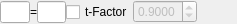
<?xml version="1.0" encoding="UTF-8"?>
<ui version="4.0">
 <class>fitVariableEditor</class>
 <widget class="QWidget" name="fitVariableEditor">
  <property name="geometry">
   <rect>
    <x>0</x>
    <y>0</y>
    <width>237</width>
    <height>24</height>
   </rect>
  </property>
  <property name="windowTitle">
   <string>Form</string>
  </property>
  <layout class="QHBoxLayout" name="horizontalLayout">
   <property name="spacing">
    <number>0</number>
   </property>
   <property name="leftMargin">
    <number>0</number>
   </property>
   <property name="topMargin">
    <number>0</number>
   </property>
   <property name="rightMargin">
    <number>0</number>
   </property>
   <property name="bottomMargin">
    <number>0</number>
   </property>
   <item>
    <widget class="QLineEdit" name="variableName">
     <property name="sizePolicy">
      <sizepolicy hsizetype="Fixed" vsizetype="Fixed">
       <horstretch>0</horstretch>
       <verstretch>0</verstretch>
      </sizepolicy>
     </property>
     <property name="minimumSize">
      <size>
       <width>30</width>
       <height>0</height>
      </size>
     </property>
    </widget>
   </item>
   <item>
    <widget class="QLabel" name="label">
     <property name="text">
      <string>=</string>
     </property>
    </widget>
   </item>
   <item>
    <widget class="QLineEdit" name="variableValue"/>
   </item>
   <item>
    <widget class="QCheckBox" name="tFactor">
     <property name="text">
      <string>t-Factor</string>
     </property>
    </widget>
   </item>
   <item>
    <widget class="QDoubleSpinBox" name="confidenceInterval">
     <property name="enabled">
      <bool>false</bool>
     </property>
     <property name="decimals">
      <number>4</number>
     </property>
     <property name="minimum">
      <double>0.000100000000000</double>
     </property>
     <property name="maximum">
      <double>0.999900000000000</double>
     </property>
     <property name="singleStep">
      <double>0.025000000000000</double>
     </property>
     <property name="value">
      <double>0.900000000000000</double>
     </property>
    </widget>
   </item>
   <item>
    <widget class="QPushButton" name="deleteButton">
     <property name="text">
      <string/>
     </property>
     <property name="icon">
      <iconset theme="list-remove"/>
     </property>
     <property name="flat">
      <bool>true</bool>
     </property>
    </widget>
   </item>
  </layout>
 </widget>
 <resources/>
 <connections>
  <connection>
   <sender>tFactor</sender>
   <signal>toggled(bool)</signal>
   <receiver>confidenceInterval</receiver>
   <slot>setEnabled(bool)</slot>
   <hints>
    <hint type="sourcelabel">
     <x>216</x>
     <y>9</y>
    </hint>
    <hint type="destinationlabel">
     <x>276</x>
     <y>10</y>
    </hint>
   </hints>
  </connection>
  <connection>
   <sender>deleteButton</sender>
   <signal>clicked()</signal>
   <receiver>fitVariableEditor</receiver>
   <slot>deleteLater()</slot>
   <hints>
    <hint type="sourcelabel">
     <x>312</x>
     <y>15</y>
    </hint>
    <hint type="destinationlabel">
     <x>208</x>
     <y>20</y>
    </hint>
   </hints>
  </connection>
 </connections>
</ui>
